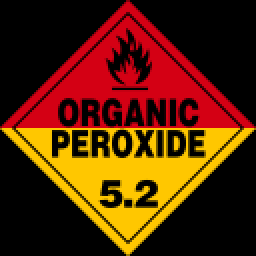
#> input picture testing/test.png, 128 x 128 px (shown 2 times larger)
$ python -i fixture_detection.py   (imports and definitions only)
#> lines starting #> are read from the running program, lines starting #| are printed output that depends on the picture
import random
from pathlib import Path

import cv2 as cv
import numpy as np
import numpy.typing as npt
from PIL import Image

from fixture_detection.color_filter import ColorFilter


class FixtureDetector:
    # [75 lines left out: functions __init__, detect_color, save_img, not called in this run]

>>> import cv2
>>> picture = cv2.imread('../../testing/test.png', cv2.IMREAD_GRAYSCALE)
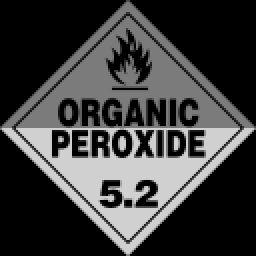
#> picture: shape (128, 128) (shown 2 times larger); min 0, max 208, mean 61.4
#> (the run stopped early here; a loop or call above may not have finished)
